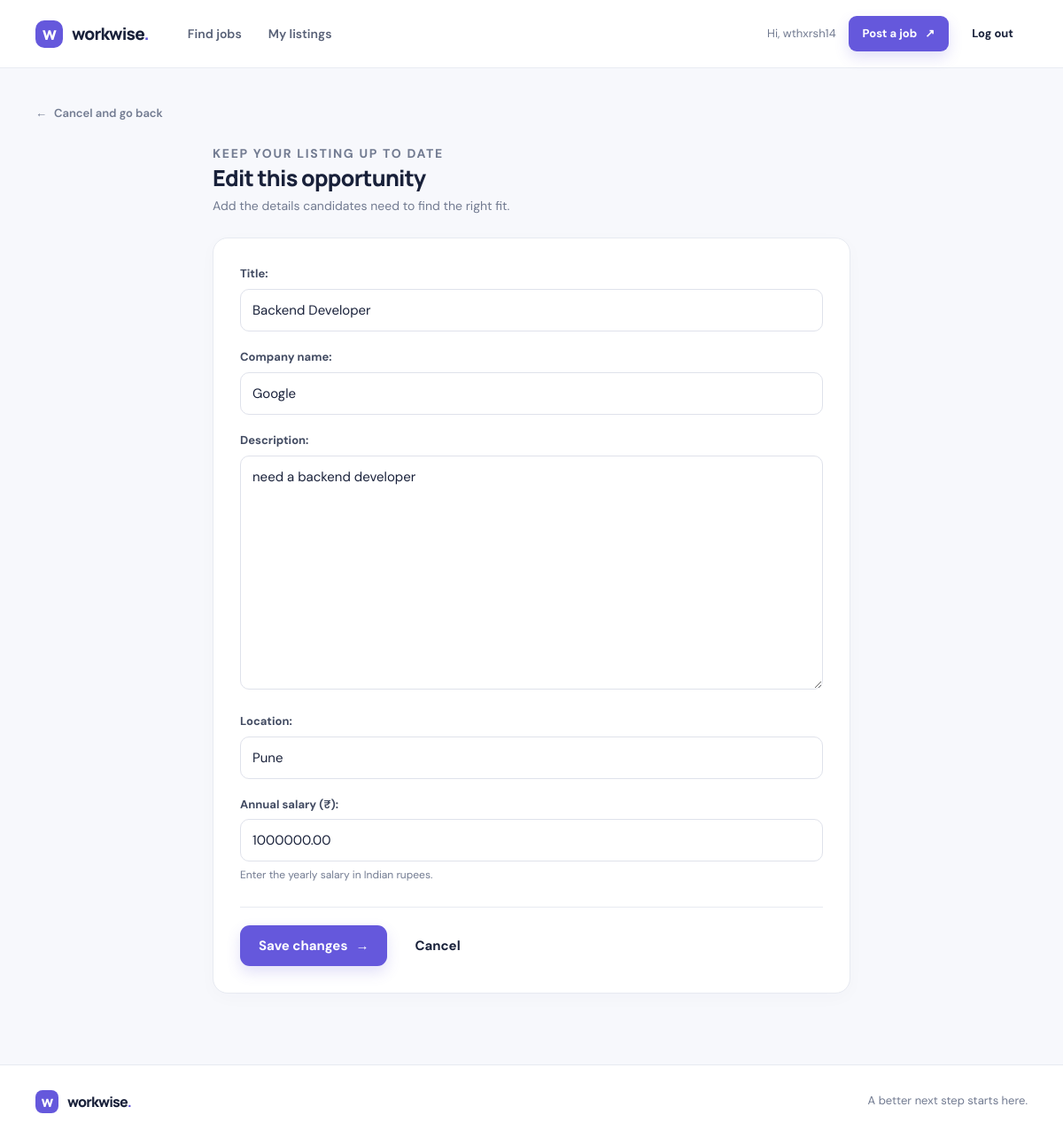
The page /jobs/1/update/ (signed in) on the database its author committed.
### accounts/models.py (models this page shows, shortened)
class CustomUser(AbstractUser):
    ROLE_CHOICES = [
        ('employer', 'Employer'),
        ('seeker', 'Job Seeker'),
    ]
    role = models.CharField(max_length=20, choices=ROLE_CHOICES, default='seeker')

### jobs/models.py (models this page shows, shortened)
class Job(models.Model):
    title = models.CharField(max_length=200)
    company_name = models.CharField(max_length=200)
    description = models.TextField()
    location = models.CharField(max_length=100)
    salary = models.DecimalField(max_digits=10, decimal_places=2)
    posted_by = models.ForeignKey(settings.AUTH_USER_MODEL, on_delete=models.CASCADE)
    date_posted = models.DateField(auto_now_add=True)
    class Meta:
        ordering = ['-date_posted']

### jobs/views.py (the view)
# urls.py: path("<int:pk>/update/", JobUpdateView.as_view(), name="job_update"),
class JobUpdateView(EmployerRequiredMixin, UpdateView):
    model = Job
    form_class = Jobform
    template_name = "job_form.html"
    success_url = reverse_lazy("jobs:job_list")
    def get_queryset(self):
        return Job.objects.filter(posted_by=self.request.user)

### jobs/forms.py
class Jobform(forms.ModelForm):
    class Meta:
        model = Job
        fields = ['title', 'company_name', 'description', 'location', 'salary']
        labels = {'salary': 'Annual salary (₹)'}
        help_texts = {'salary': 'Enter the yearly salary in Indian rupees.'}
        widgets = {
            'salary': forms.NumberInput(attrs={'min': '0', 'step': '0.01'}),
        }

### jobs/views.py (called while the page is built)
    def test_func(self):
        return self.request.user.role == "employer"

### jobs/templates/job_form.html (shortened to what this page needs)
{% extends "base.html" %}
{% block content %}
<a class="back-link" href="{% if object %}{% url 'jobs:job_detail' object.pk %}{% else %}{% url 'jobs:job_list' %}{% endif %}"><span aria-hidden="true">←</span> Cancel and go back</a>
<div class="form-layout">
    <header class="page-heading">
        <div>
            <p class="eyebrow eyebrow-light">{% if object %}Keep your listing up to date{% else %}Find your next great teammate{% endif %}</p>
            <h1>{% if object %}Edit this opportunity{% else %}Create a job listing{% endif %}</h1>
            <p>Add the details candidates need to find the right fit.</p>
        </div>
    </header>
    <section class="panel form-panel">
        <form method="post">
            {{ form.as_p }}
            <div class="form-actions">
                <button class="button button-primary" type="submit">{% if object %}Save changes{% else %}Publish job{% endif %} <span aria-hidden="true">→</span></button>
                <a class="button button-quiet" href="{% if object %}{% url 'jobs:job_detail' object.pk %}{% else %}{% url 'jobs:job_list' %}{% endif %}">Cancel</a>
            </div>
        </form>
    </section>
</div>
{% endblock %}

### jobs/templates/base.html (shortened to what this page needs)
{% load static %}
<!doctype html>
<html lang="en">
<head>
    <link rel="stylesheet" href="{% static 'jobs/css/site.css' %}">
</head>
<body>
    <header class="site-header">
        <div class="nav-shell">
            <a class="brand" href="{% url 'jobs:job_list' %}" aria-label="Workwise home">
                <span class="brand-mark">w</span>
                <span>workwise<span class="brand-period">.</span></span>
            </a>
            <nav class="main-nav" aria-label="Main navigation">
                <a href="{% url 'jobs:job_list' %}">Find jobs</a>
                {% if user.is_authenticated %}
                    {% if user.role == "employer" %}
                        <a href="{% url 'jobs:my_jobs' %}">My listings</a>
                    {% else %}
                        <a href="{% url 'jobs:my_applications' %}">My applications</a>
                    {% endif %}
                {% endif %}
            </nav>
            <div class="nav-actions">
                {% if user.is_authenticated %}
                    <span class="user-greeting">Hi, {{ user.first_name|default:user.username }}</span>
                    {% if user.role == "employer" %}
                        <a class="button button-primary button-small" href="{% url 'jobs:job_create' %}">Post a job <span aria-hidden="true">↗</span></a>
                    {% endif %}
                    <form method="post" action="{% url 'logout' %}" class="logout-form">
                        <button class="button button-quiet button-small" type="submit">Log out</button>
                    </form>
                {% else %}
                    <a class="button button-quiet button-small" href="{% url 'login' %}">Log in</a>
                    <a class="button button-primary button-small" href="{% url 'accounts:signup' %}">Create account <span aria-hidden="true">↗</span></a>
                {% endif %}
            </div>
        </div>
    </header>
    <main class="page-shell">
        {% block content %}{% endblock %}
    </main>
    <footer class="site-footer">
        <div class="footer-shell">
            <a class="brand brand-footer" href="{% url 'jobs:job_list' %}">
                <span class="brand-mark">w</span><span>workwise<span class="brand-period">.</span></span>
            </a>
            <span>A better next step starts here.</span>
        </div>
    </footer>
</body>
</html>

### jobs/static/jobs/css/site.css (style rules this page uses)
:root { color-scheme: light; --ink: #19213a; --muted: #727b91; --line: #e7eaf1; --paper: #ffffff; --canvas: #f7f8fc; --violet: #6558dc; --violet-dark: #5144c5; --violet-soft: #efedff; --mint: #d9f5e8; --danger: #b6384e; --shadow: 0 16px 44px rgba(31, 39, 70, .07); }
* { box-sizing: border-box; }
html { min-width: 320px; scroll-behavior: smooth; }
body { margin: 0; background: var(--canvas); color: var(--ink); font: 15px/1.6 "DM Sans", sans-serif; -webkit-font-smoothing: antialiased; }
a { color: inherit; text-decoration: none; }
button, input, select, textarea { font: inherit; }
button, a { -webkit-tap-highlight-color: transparent; }
.site-header { position: sticky; z-index: 10; top: 0; background: rgba(255, 255, 255, .93); border-bottom: 1px solid rgba(231, 234, 241, .9); backdrop-filter: blur(16px); }
.nav-shell, .footer-shell, .page-shell { width: min(1120px, calc(100% - 48px)); margin-inline: auto; }
.nav-shell { min-height: 76px; display: flex; align-items: center; gap: 44px; }
.brand { display: inline-flex; align-items: center; gap: 10px; font: 800 19px/1 "Manrope", sans-serif; letter-spacing: -.8px; white-space: nowrap; }
.brand-mark { width: 31px; height: 31px; display: grid; place-items: center; border-radius: 10px; background: var(--violet); color: white; font: 800 20px/1 "Manrope", sans-serif; }
.brand-period { color: var(--violet); }
.main-nav { display: flex; align-items: center; gap: 30px; height: 76px; }
.main-nav a { height: 100%; display: flex; align-items: center; position: relative; color: #586177; font-size: 14px; font-weight: 600; }
.nav-actions { display: flex; align-items: center; gap: 10px; margin-left: auto; }
.user-greeting { color: var(--muted); font-size: 13px; margin-right: 4px; }
.logout-form { margin: 0; }
.button { display: inline-flex; align-items: center; justify-content: center; gap: 9px; min-height: 46px; padding: 0 20px; border: 1px solid transparent; border-radius: 11px; cursor: pointer; font-weight: 700; transition: background .18s ease, transform .18s ease, box-shadow .18s ease; }
.button-primary { color: #fff; background: var(--violet); box-shadow: 0 7px 16px rgba(101, 88, 220, .19); }
.button-quiet { color: var(--ink); background: transparent; }
.button-small { min-height: 40px; padding-inline: 15px; border-radius: 9px; font-size: 13px; }
.page-shell { min-height: calc(100vh - 162px); padding-block: 38px 80px; }
.site-footer { border-top: 1px solid var(--line); background: #fff; }
.footer-shell { min-height: 82px; display: flex; align-items: center; justify-content: space-between; color: var(--muted); font-size: 13px; }
.brand-footer { color: var(--ink); font-size: 16px; }
.brand-footer .brand-mark { width: 26px; height: 26px; font-size: 17px; border-radius: 8px; }
.eyebrow { display: inline-flex; align-items: center; gap: 8px; margin: 0 0 12px; color: #c8c4ff; font-size: 11px; font-weight: 700; letter-spacing: 1.7px; text-transform: uppercase; }
.eyebrow-light { color: var(--violet); }
.section-heading h2, .page-heading h1 { margin: 0; font: 800 25px/1.25 "Manrope", sans-serif; letter-spacing: -.7px; }
.section-heading p, .page-heading p { margin: 5px 0 0; color: var(--muted); font-size: 14px; }
.page-heading { display: flex; align-items: center; justify-content: space-between; gap: 24px; margin-bottom: 25px; }
.back-link { display: inline-flex; align-items: center; gap: 8px; margin-bottom: 18px; color: var(--muted); font-size: 13px; font-weight: 600; }
.panel { border: 1px solid var(--line); border-radius: 17px; background: white; box-shadow: 0 5px 20px rgba(31,39,70,.025); }
.form-layout { max-width: 720px; margin-inline: auto; }
.form-panel { padding: 30px; }
.form-panel form p { margin: 0 0 19px; }
.form-panel label { display: block; margin-bottom: 6px; color: #424b62; font-size: 13px; font-weight: 700; }
.form-panel input, .form-panel select, .form-panel textarea { width: 100%; min-height: 46px; padding: 11px 13px; border: 1px solid #dfe2eb; border-radius: 10px; outline: none; color: var(--ink); background: #fff; transition: border-color .15s, box-shadow .15s; }
.form-panel textarea { min-height: 140px; resize: vertical; }
.form-panel .helptext, .form-panel ul { display: block; margin-top: 6px; color: var(--muted); font-size: 12px; }
.form-actions { display: flex; gap: 10px; margin-top: 25px; padding-top: 20px; border-top: 1px solid var(--line); }

### rows shown on the page
CustomUser: first_name "wthxrsh14"
Job: title "Backend Developer", company_name "Google", description "need a backend developer", location "Pune", salary "1000000.00"
